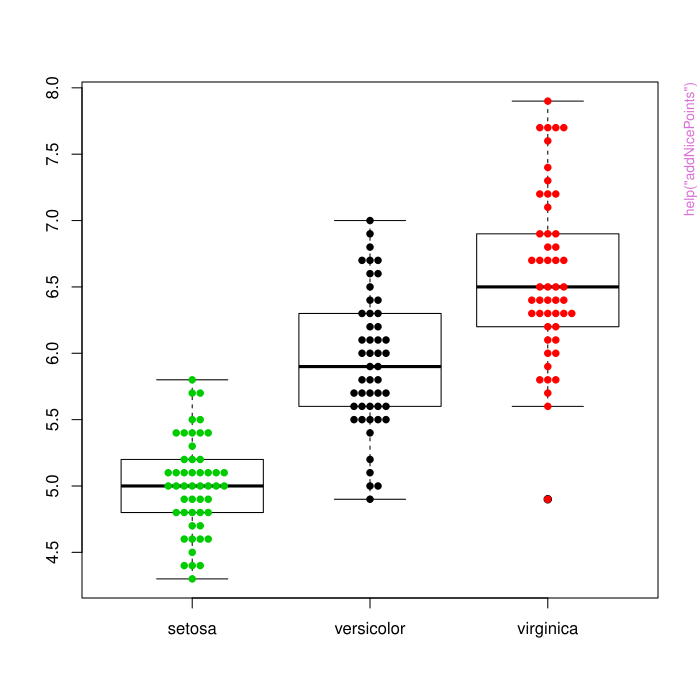

Write the R code that produced this figure.
pkgname <- "NicePlots"
source(file.path(R.home("share"), "R", "examples-header.R"))
options(warn = 1)
library('NicePlots')

base::assign(".oldSearch", base::search(), pos = 'CheckExEnv')
base::assign(".old_wd", base::getwd(), pos = 'CheckExEnv')
cleanEx()
nameEx("addNicePoints")
### * addNicePoints

flush(stderr()); flush(stdout())

### Name: addNicePoints
### Title: Add a datapoint overlay to a box or violin plot
### Aliases: addNicePoints

### ** Examples

#Add a beeswarm plot overlay to a boxplot in the iris dataset:
data(iris)
data<-list(data=iris$Sepal.Length)
boxplot(iris$Sepal.Length~iris$Species)
addNicePoints(data,by=iris$Species,pointMethod="beeswarm",plotAt=1:3)

#Add an outlier point to a boxplot:
boxplot(iris$Sepal.Length~iris$Species, outline=FALSE)
addNicePoints(data,by=iris$Species,pointMethod="linear",plotAt=1:3,
    drawPoints=FALSE,outliers=1.5)




cleanEx()
nameEx("calcStats")
### * calcStats

flush(stderr()); flush(stdout())

### Name: calcStats
### Title: calculate preliminary statistical significance analysis
### Aliases: calcStats

### ** Examples

data(iris)




cleanEx()
nameEx("drawBar")
### * drawBar

flush(stderr()); flush(stdout())

### Name: drawBar
### Title: drawBar
### Aliases: drawBar

### ** Examples

#ToDo




cleanEx()
nameEx("drawBoxPlot")
### * drawBoxPlot

flush(stderr()); flush(stdout())

### Name: drawBoxPlot
### Title: draw a custom box and whisker plot
### Aliases: drawBoxPlot

### ** Examples

library(dplyr)
data(iris)
iData<-iris %>% group_by(Species) %>%
   summarize(median=median(Sepal.Length),min=min(Sepal.Length),max=max(Sepal.Length),
   q1=quantile(Sepal.Length)[2],q3=quantile(Sepal.Length)[4]) %>%
   bind_cols(at=c(1:3),width=c(.2,.3,.4))
plot(1,1,type="n",xlim=c(0,4),ylim=c(0,9))



cleanEx()
nameEx("drawPoints")
### * drawPoints

flush(stderr()); flush(stdout())

### Name: drawPoints
### Title: draw dots for a dot plot
### Aliases: drawPoints

### ** Examples

library(dplyr)
data(iris)
boxplot(iris$Sepal.Length~iris$Species,ylab="Sepal Length")
iData<-data.frame(at=as.numeric(iris$Species),data=iris$Sepal.Length)
drawPoints(iData,type="jitter",col=c("red","blue","purple"))



cleanEx()
nameEx("errorBars")
### * errorBars

flush(stderr()); flush(stdout())

### Name: errorBars
### Title: draw custom error bars
### Aliases: errorBars

### ** Examples

library(dplyr)
data(iris)
iData<-iris %>% group_by(Species) %>%
   summarize(Average=mean(Sepal.Length),SD=sd(Sepal.Length))
barplot(iData$Average,ylim=c(0,10),names=levels(iris$Species),ylab="sepal length")
loc<-c(.7,1.9,3.1)
top<-iData$SD*2+iData$Average
bottom<-iData$SD*-2+iData$Average
errorBars(data.frame(at=loc,start=iData$Average,stop=top),capType="ball",capSize=2)
errorBars(data.frame(at=loc,start=iData$Average,stop=bottom),capType="ball",capSize=2)



cleanEx()
nameEx("facetSpacing")
### * facetSpacing

flush(stderr()); flush(stdout())

### Name: facetSpacing
### Title: Generate plotting locations for subgrouping data
### Aliases: facetSpacing

### ** Examples




cleanEx()
nameEx("formatPlotColors")
### * formatPlotColors

flush(stderr()); flush(stdout())

### Name: formatPlotColors
### Title: format a NicePlots color list
### Aliases: formatPlotColors

### ** Examples

myCols<-list(bg="lightgrey",fill=c("red","green","blue"),lines="darkgrey")
print(myCols)



cleanEx()
nameEx("makeColorMatrix")
### * makeColorMatrix

flush(stderr()); flush(stdout())

### Name: makeColorMatrix
### Title: Create a matrix of increasingly transparent colors
### Aliases: makeColorMatrix

### ** Examples

plot(1,1,col="white",xlim=c(0,10),ylim=c(0,10))
for(n in 1:6){rect(0:4,rep(8-n,5),1:5,rep(9-n,5),col=as.matrix(makeColorMatrix())[n,])}

#An example how it can be used in practice:
myData<-rnorm(600)
fact<-factor(c(rep("a",100),rep("b",100),rep("c",100),rep("d",100),rep("e",100),rep("f",100)))
plot(myData,col=makeColorMatrix()[fact,3])



cleanEx()
nameEx("makeLogTicks")
### * makeLogTicks

flush(stderr()); flush(stdout())

### Name: makeLogTicks
### Title: format a log scale axis
### Aliases: makeLogTicks

### ** Examples

plot(1:10,log(1:10,2),yaxt="n",ylab="")



cleanEx()
nameEx("niceBar")
### * niceBar

flush(stderr()); flush(stdout())

### Name: niceBar
### Title: draw a bar plot
### Aliases: niceBar

### ** Examples

data(iris)
mCols<-makeColorMatrix()
myCols<-list(fill=c(mCols[1,3],mCols[2,3],mCols[3,3]),lines="darkblue")
Lab<-"Sepal Length"
niceVio(iris$Sepal.Length,by=iris$Species,minorTick=4,showCalc=TRUE,
    calcType="anova",ylab=Lab,main="Sepal Length by Species",plotColors=myCols)


plot(density(iris$Petal.Length))
lengthFact<-factor(iris$Petal.Length>2.82,labels=c("short","long"))


Title<-"Sepal Length by Species and Petal Length"
factorFrame<-data.frame(Species=iris$Species,PetalLength=lengthFact)
niceVio(iris$Sepal.Length, by=factorFrame, minorTick=4,subGroup=TRUE,
    ylab=Lab,main=Title,plotColors=myCols)



cleanEx()
nameEx("niceBox")
### * niceBox

flush(stderr()); flush(stdout())

### Name: niceBox
### Title: draw a box plot
### Aliases: niceBox

### ** Examples

data(iris)
mCols<-makeColorMatrix()
myCols<-list(fill=c(mCols[1,3],mCols[2,3],mCols[3,3]),lines="darkblue")
Lab<-"Sepal Length"
niceBox(iris$Sepal.Length,iris$Species,minorTick=4,showCalc=TRUE,
    calcType="anova",ylab=Lab,main="Sepal Length by Species",plotColors=myCols)


plot(density(iris$Petal.Length))
lengthFact<-factor(iris$Petal.Length>2.82,labels=c("short","long"))


Title<-"Sepal Length by Species and Petal Length"
factorFrame<-data.frame(Species=iris$Species,PetalLength=lengthFact)
niceBox(iris$Sepal.Length, by=factorFrame, minorTick=4,subGroup=TRUE,
    ylab=Lab,main=Title,plotColors=myCols)



cleanEx()
nameEx("niceDots")
### * niceDots

flush(stderr()); flush(stdout())

### Name: niceDots
### Title: draw a dot plot
### Aliases: niceDots

### ** Examples

data(iris)
mCols<-makeColorMatrix()
myCols<-list(fill=mCols[1:3,3],lines="darkblue")
niceDots(iris$Sepal.Length,iris$Species,minorTick=4,showCalc=TRUE,calcType="anova",
    ylab="Sepal Length",main="Sepal Length by Species",plotColors=myCols)




cleanEx()
nameEx("niceVio")
### * niceVio

flush(stderr()); flush(stdout())

### Name: niceVio
### Title: draw a violin plot
### Aliases: niceVio

### ** Examples

data(iris)
mCols<-makeColorMatrix()
myCols<-list(fill=c(mCols[1,3],mCols[2,3],mCols[3,3]),lines="darkblue")
Lab<-"Sepal Length"
niceVio(iris$Sepal.Length,by=iris$Species,minorTick=4,showCalc=TRUE,
    calcType="anova",ylab=Lab,main="Sepal Length by Species",plotColors=myCols)


plot(density(iris$Petal.Length))
lengthFact<-factor(iris$Petal.Length>2.82,labels=c("short","long"))


Title<-"Sepal Length by Species and Petal Length"
factorFrame<-data.frame(Species=iris$Species,PetalLength=lengthFact)
niceVio(iris$Sepal.Length, by=factorFrame, minorTick=4,subGroup=TRUE,
    ylab=Lab,main=Title,plotColors=myCols)



cleanEx()
nameEx("prepCategoryWindow")
### * prepCategoryWindow

flush(stderr()); flush(stdout())

### Name: prepCategoryWindow
### Title: prepare a plotting environment for categorical data such as bar
###   plots or box plots
### Aliases: prepCategoryWindow

### ** Examples

todo<-1




cleanEx()
nameEx("prepNiceData")
### * prepNiceData

flush(stderr()); flush(stdout())

### Name: prepNiceData
### Title: Prepare and print basic statistics for niceBox and niceVio
### Aliases: prepNiceData

### ** Examples

data(iris)
filter<-rep(TRUE,length(iris$Species))
loc<-seq(1,length(levels(iris$Species)))
data<-list(data=iris[,1:4])




cleanEx()
nameEx("quantileTrim")
### * quantileTrim

flush(stderr()); flush(stdout())

### Name: quantileTrim
### Title: Filter data by interquartile range
### Aliases: quantileTrim

### ** Examples

x<-rnorm(1000)
paste0(mean(x)," (",range(x),")")
x<-quantileTrim(x,threshold=1.5)
paste0(mean(x)," (",range(x),")")

#Example using the filter function:
myData<-c(NA,rnorm(100),NA,NA,rnorm(100),NA,NA,NA,rnorm(300),NA,10000)
myIndex<-1:508
newData<-quantileTrim(myData,na.rm=TRUE,returnFilter=TRUE)
identical(newData$data,myData[newData$filter])



cleanEx()
nameEx("setAlpha")
### * setAlpha

flush(stderr()); flush(stdout())

### Name: setAlpha
### Title: add alpha transparency to a named color
### Aliases: setAlpha

### ** Examples

plot(1,1,col="white",xlim=c(0,10),ylim=c(0,10))
rect(1,1,7,7,col=setAlpha("darkblue"))
rect(3,3,9,9, col=setAlpha("red"))




### * <FOOTER>
###
cleanEx()
options(digits = 7L)
base::cat("Time elapsed: ", proc.time() - base::get("ptime", pos = 'CheckExEnv'),"\n")
grDevices::dev.off()
###
### Local variables: ***
### mode: outline-minor ***
### outline-regexp: "\\(> \\)?### [*]+" ***
### End: ***
quit('no')
